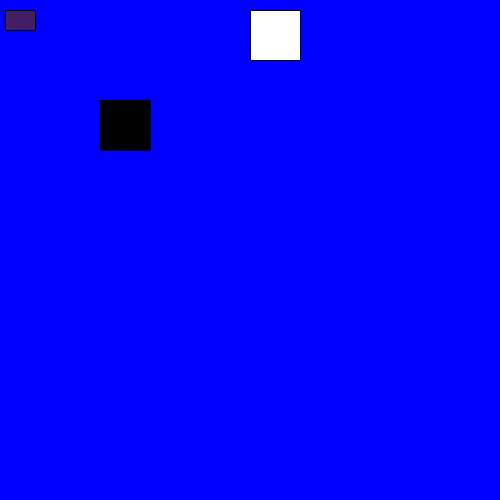
Frame 1 (no input)
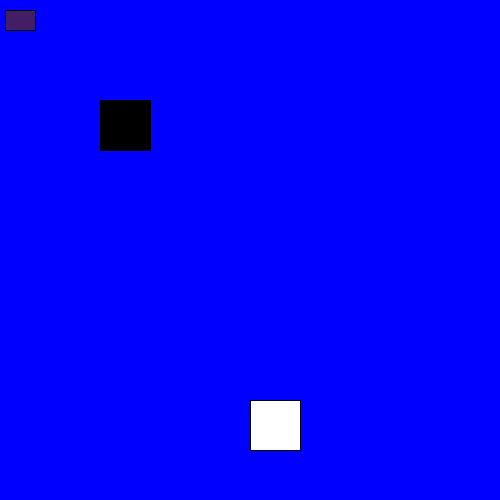
Frame 60 (the mouse pressed at the canvas centre just before this capture)
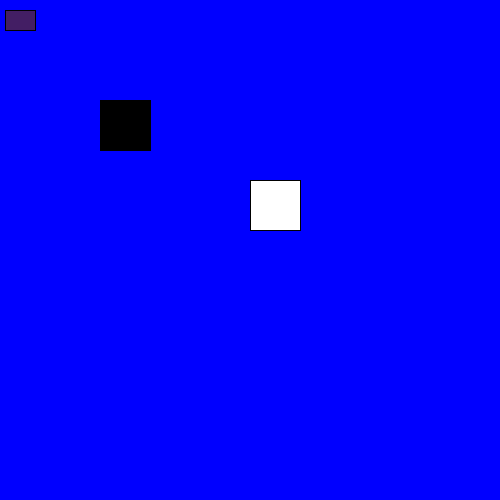
Frame 120 (the mouse held since frame 60 and released just before this capture)

The Processing sketch that drew these frames (run headless with seeded random() and noise(); from frame 60 on, the mouse is pressed at the canvas centre):

// Processing sketch: processing_31250
// ── processing_31250.pde

class Shoe {
int xPos;
int yPos;
int wid;
int hei;
color col;
int y;
int x;
float z;
float t;
float a;
float c;
int speed=10;

  Shoe(int x, int y, int w, int h, color c){
  xPos = x;
  yPos = y;
  wid = w;
  hei = h;
  col = c;
}

void display() {
  fill(col);
  rect (xPos, yPos, wid, hei);
}


void drive(){

y = y+speed;

    fill(255);
   rect (250, y, wid, hei);
   
  
  
  if(y>490){
     speed = -speed;
  
}
if(y<0){
  speed = -speed;
}

 
} 
 
 
 
 }
 
  Shoe hers = new Shoe(5, 10, 30, 20, color(67,30,100));
 Shoe mine =  new Shoe(100, 100, 50, 50, color(0));

void setup(){
  size(500, 500);
  background(random(255), random(255), random(255));
  frameRate(200);

}
void draw(){
  background(0, 0, 255);
  mine.drive();
  mine.display();
 hers.display();
}
